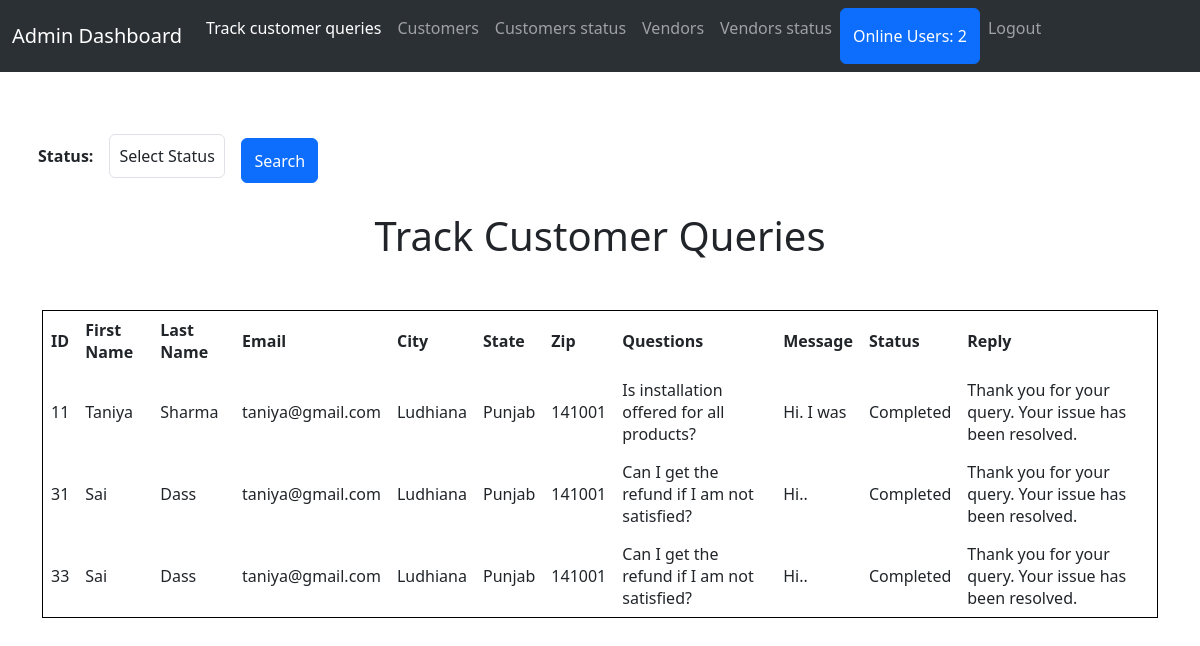
/trackstatus.php?customer_username=taniya@gmail.com, run on the app's committed database.
### tables this page shows
CREATE TABLE IF NOT EXISTS `customersupport` (
  `id` int NOT NULL AUTO_INCREMENT,
  `firstname` varchar(255) NOT NULL,
  `lastname` varchar(255) NOT NULL,
  `username` varchar(255) NOT NULL,
  `city` varchar(255) NOT NULL,
  `state` varchar(255) NOT NULL,
  `zip` varchar(255) NOT NULL,
  `questions` varchar(255) NOT NULL,
  `message` varchar(3000) NOT NULL,
  `status` varchar(255) NOT NULL,
  `reply` varchar(3000) NOT NULL,
  PRIMARY KEY (`id`)
);

### online_users.php (called while the page is built, shortened)
<?php
function countOnlineUsers() {
    $servername = "localhost";
    $username = "root";
   $password = "ipsleisha1703";
    $dbname = "myproj";
    $conn = mysqli_connect($servername, $username, $password, $dbname);
    $active_users = array();
    $sql = "SELECT * FROM user_sessions";
    $result = mysqli_query($conn, $sql);
    if ($result && mysqli_num_rows($result) > 0) {
        while ($row = mysqli_fetch_assoc($result)) {
            $login_time = strtotime($row['login_time']);
            $logout_time = strtotime($row['logout_time']);
            if ($login_time > $logout_time) {
                $active_users[$row['user_id']] = $login_time;
            } else {
                unset($active_users[$row['user_id']]);
            }
        }
    }
    return count($active_users);
}
?>

### trackstatus.php (the view, shortened to what this page needs)
<?php
$servername = "localhost";
$username = "root";
$password = "ipsleisha1703";
$dbname = "myproj";
$conn = mysqli_connect($servername, $username, $password, $dbname);
if (isset($_GET["status"])) {
    $status = $_GET["status"];
    if ($status === "Select Status") {
        $sql = "SELECT * FROM customersupport";
    } else {
        $sql = "SELECT * FROM customersupport WHERE status = '$status'";
    }
    $result = mysqli_query($conn, $sql);
} elseif (isset($_GET["customer_username"])) {
    $customer_username = $_GET["customer_username"];
    $sql = "SELECT * FROM customersupport WHERE username = '$customer_username'";
    $result = mysqli_query($conn, $sql);
} else {
    $status = "Active";
    $sql = "SELECT * FROM customersupport WHERE status = '$status'";
    $result = mysqli_query($conn, $sql);
}
include 'online_users.php';
$online_count = countOnlineUsers();
?>
<html>
<head>
<link href="https://cdn.jsdelivr.net/npm/bootstrap@5.3.0/dist/css/bootstrap.min.css" rel="stylesheet">
</head>
<body>
<nav class="navbar navbar-expand-lg bg-body-tertiary" data-bs-theme="dark">
  <div class="container-fluid">
    <a class="navbar-brand" href="admindashboard.php">Admin Dashboard</a>
    <div class="collapse navbar-collapse" id="navbarNavAltMarkup">
      <div class="navbar-nav">
        <a class="nav-link active" aria-current="page" href="trackstatus.php">Track customer queries</a>
		<a class="nav-link" href="allcustomers.php">Customers</a>
        <a class="nav-link" href="list.php">Customers status</a>
        <a class="nav-link" href="allvendors.php">Vendors</a>
		<a class="nav-link" href="list2.php">Vendors status</a>
		<button class="btn btn-primary">Online Users: <?php echo $online_count; ?></button>
		 <form action="logout.php" method="post">
    <input type="submit" name="logout" value="Logout" class="nav-link" >
</form>
      </div>
    </div>
  </div>
</nav>
<br><br>
<div style="float:left;">
<form method="GET" action="" style="margin-left:30px;">
<table style="border:none;">
    <td><label for="status"><b>Status:</b></label></td>
    <td><select name="status" class="form-control" required style="padding:9px;">
        <option value="Select Status">Select Status</option>
    </select></td>
   <td> <button type="submit" class="btn btn-primary" style="margin-top: 10px;height:45px;">Search</button></td>
	</table>
</form>
</div>
<br><br><br>
<div class="container">
<h1 style="margin-bottom:50px;text-align:center;margin-top:20px;">Track Customer Queries</h1>
<table>
  <tr>
    <th>ID</th>
    <th>First Name</th>
    <th>Last Name</th>
	 <th>Email</th>
    <th>City</th>
    <th>State</th>
    <th>Zip</th>
    <th>Questions</th>
    <th>Message</th>
    <th>Status</th>
	<th>Reply</th>
  </tr>
  <?php
  if (mysqli_num_rows($result) > 0) {
    while ($row = mysqli_fetch_assoc($result)) {
      ?>
      <tr>
        <td><?php echo $row["id"]; ?></td>
        <td><?php echo $row["firstname"]; ?></td>
        <td><?php echo $row["lastname"]; ?></td>
		<td><?php echo $row["username"]; ?></td>
        <td><?php echo $row["city"]; ?></td>
        <td><?php echo $row["state"]; ?></td>
        <td><?php echo $row["zip"]; ?></td>
        <td><?php echo $row["questions"]; ?></td>
        <td><?php echo $row["message"]; ?></td>
        <td><?php echo $row["status"]; ?></td>
        <td><?php echo $row["reply"]; ?></td>
        <td>
        </td>
      </tr>
    <?php
    }
  } else {
    echo "<tr><td colspan='11'>No customer queries found.</td></tr>";
  }
  ?>
</table>
</div>
</body>
</html>

### trackstatus.php (style rules this page uses)
table { width: 100%; }
table, th, td { border: 1px solid black; padding: 8px; }

### data on the page
customersupport: id "11", firstname "Taniya", lastname "Sharma", username "taniya@gmail.com", city "Ludhiana", state "Punjab", zip "141001", questions "Is installation offered for all products?", message "Hi. I was", status "Completed", reply "Thank you for your query. Your issue has been resolved."
customersupport: id "31", firstname "Sai", lastname "Dass", username "taniya@gmail.com", city "Ludhiana", state "Punjab", zip "141001", questions "Can I get the refund if I am not satisfied?", message "Hi..", status "Completed", reply "Thank you for your query. Your issue has been resolved."
customersupport: id "33", firstname "Sai", lastname "Dass", username "taniya@gmail.com", city "Ludhiana", state "Punjab", zip "141001", questions "Can I get the refund if I am not satisfied?", message "Hi..", status "Completed", reply "Thank you for your query. Your issue has been resolved."

### other printed values
$online_count "2"
